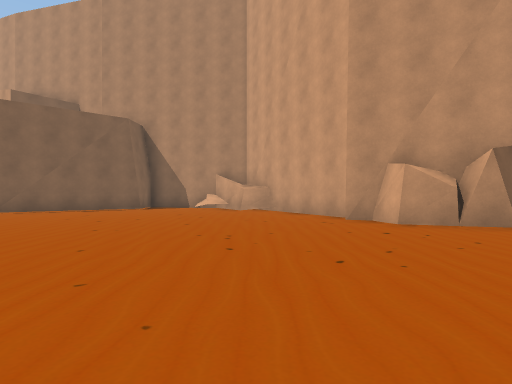
view 1 (above)

24 first-person views from a walk through a Unity game level. The camera is 1.2 m above the floor, looks level and sees 75° across. The floor is counted in squares, 2 m on a side. Each view is taken from the middle of a square. On the plan, view 1 faces up. The plan holds only what a view shows up to about 10 squares ahead; the rest is blank. The place goes on beyond the plan. The player character is not drawn.

view 2
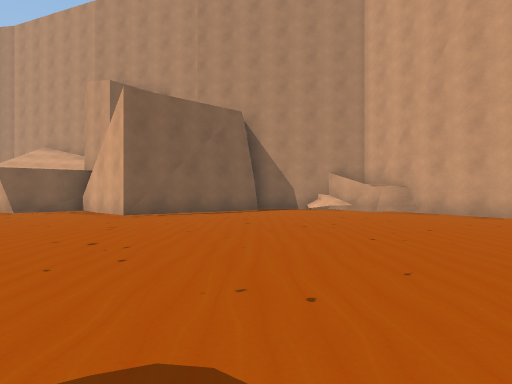

view 3
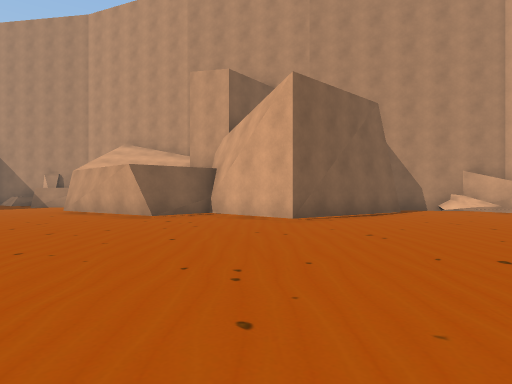

view 4
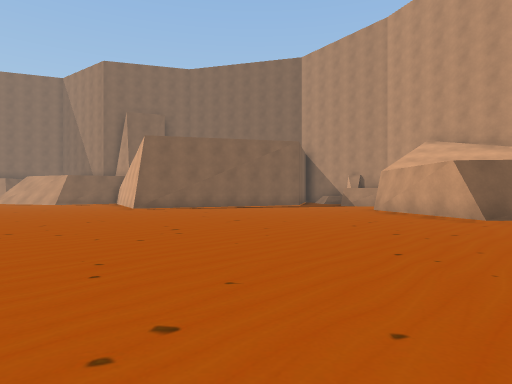

view 5
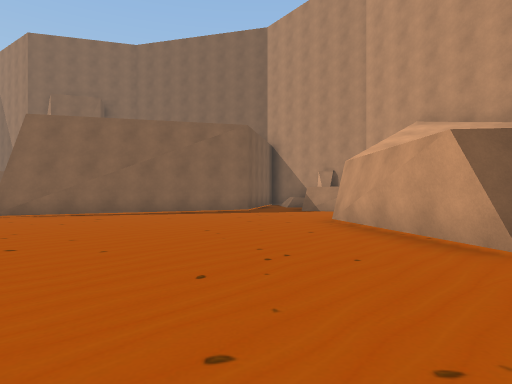

view 6
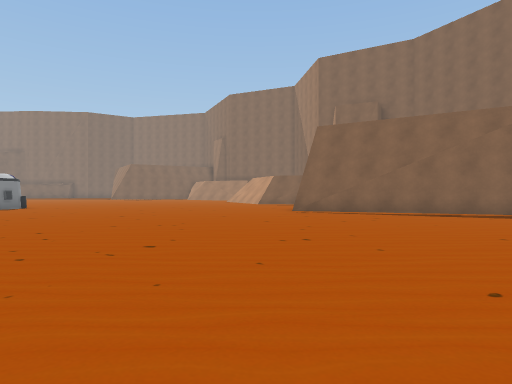

view 7
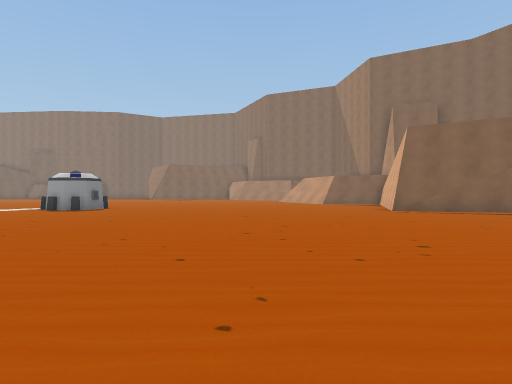

view 8
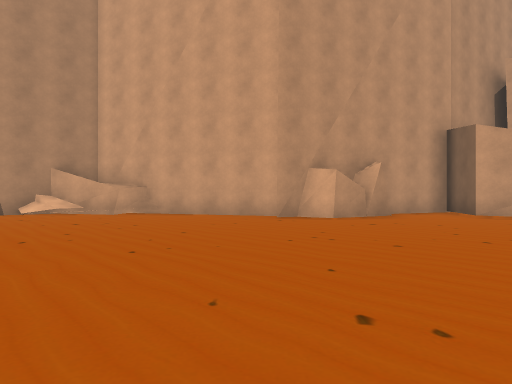

view 9
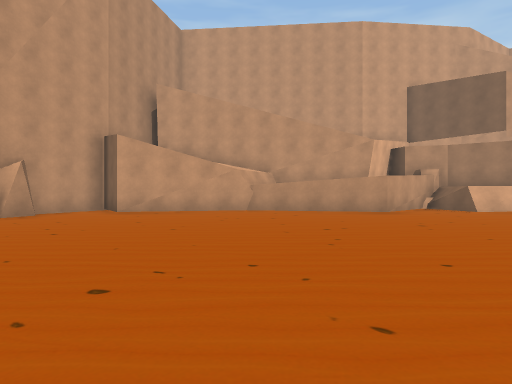

view 10
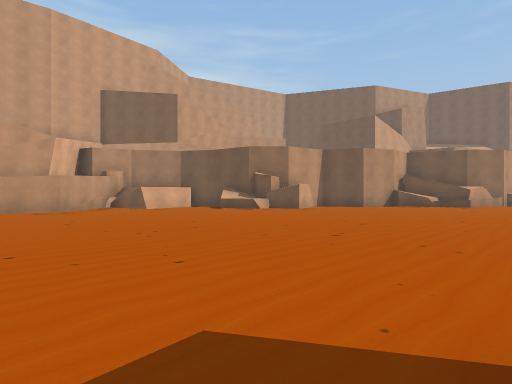

view 11
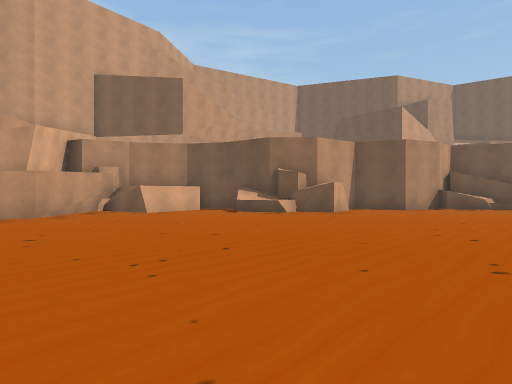

view 12
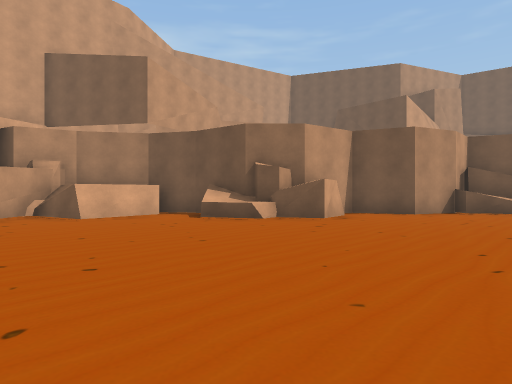

view 13
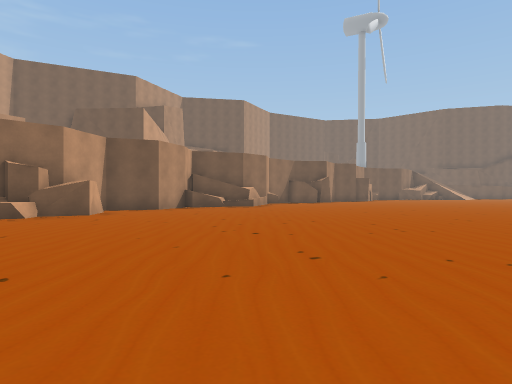

view 14
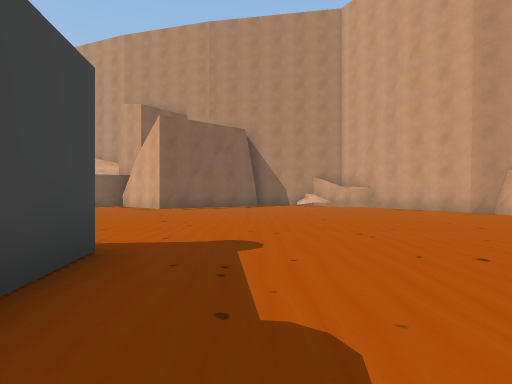

view 15
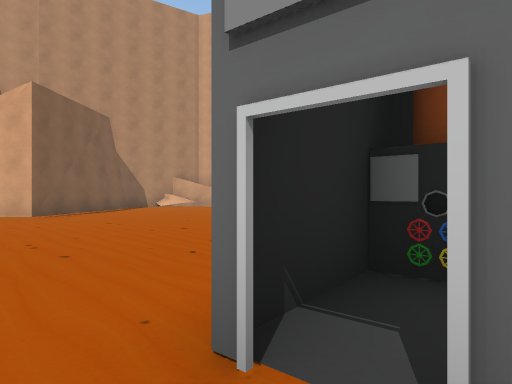

view 16
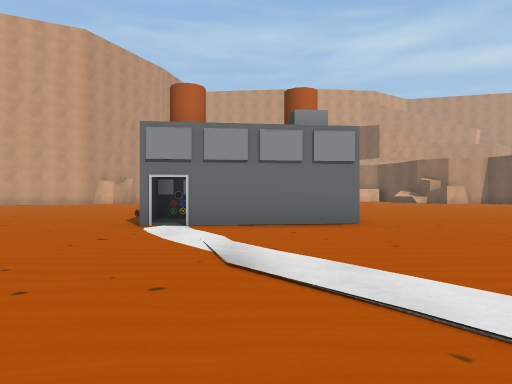

view 17
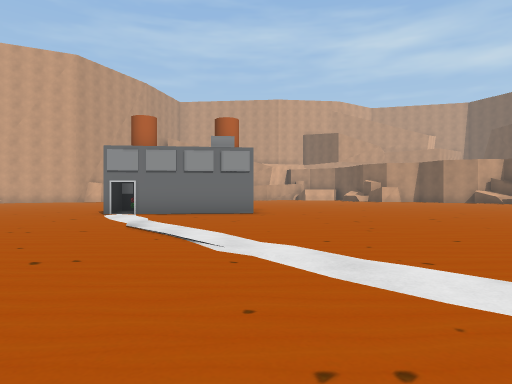

view 18
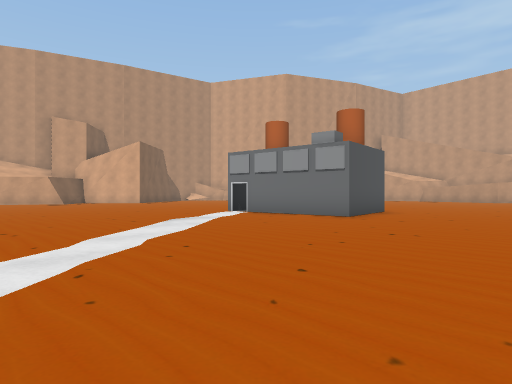

view 19
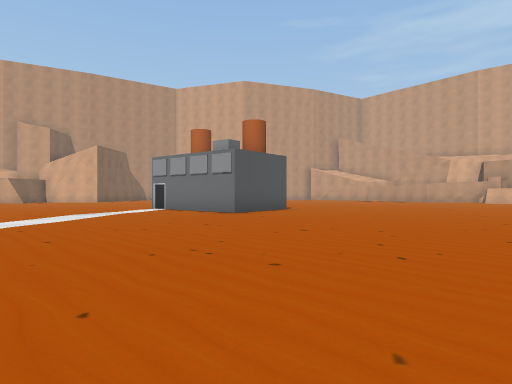

view 20
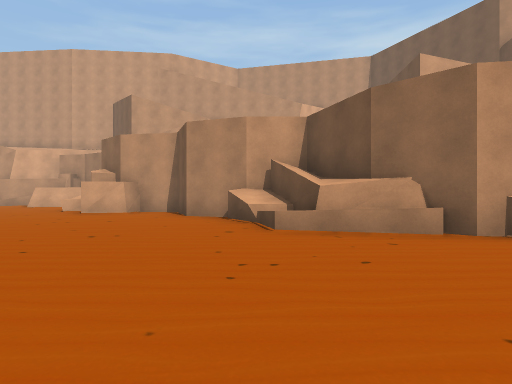

view 21
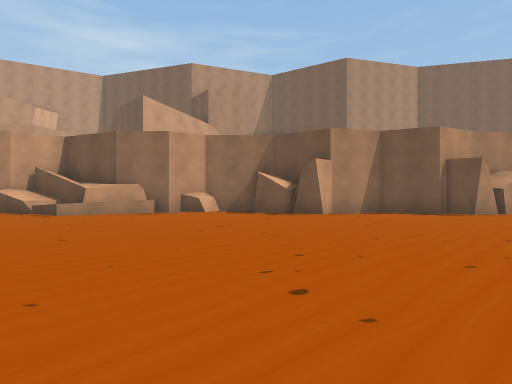

view 22
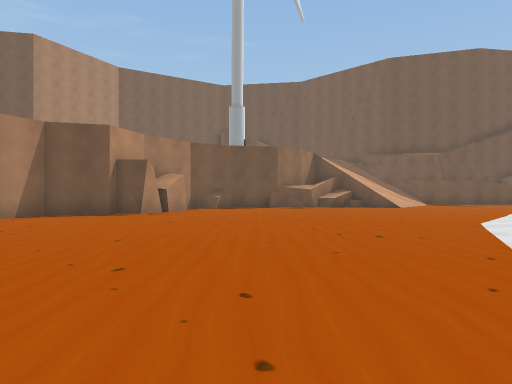

view 23
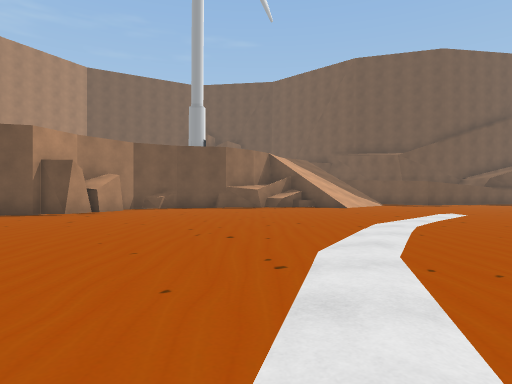

view 24
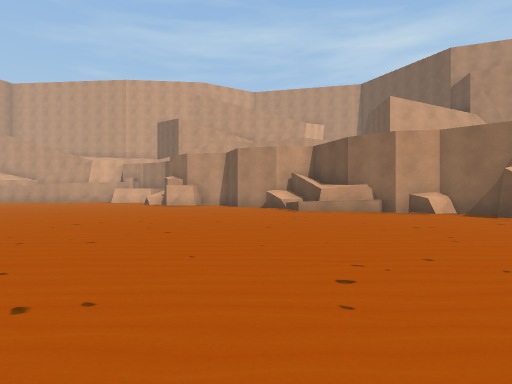

### Floor plan
Points are (right, up) in squares from view 1. A wall is a line through its corners. A room is listed if a view was taken in it or the views show most of it. See-through windows are left out.
Room 1 (views 1, 2, 3, 4, 5, 6, 7, 8, 9, 10, 11, 12, 13, 14, 15, 16, 17, 18, 19, 20, 21, 22, 23, 24)
walls: (-5.1, -2.6) (-7.8, -2.9) (-8.2, 1); (-6.5, 0.5) (-6.6, 1.2) (-8.1, 1); (-5.6, 1.3) (-5.4, -0.1); (2.1, -10.2) (3.2, -9.7); (2.3, -11) (2.1, -10.1) (3.2, -9.9); (-1.7, -16) (-1.2, -15.8); (3.3, -9.9) (3.7, -9.7); (1.8, -13.1) (2.7, -12.7); (0.8, -14.6) (1.1, -13.8); (-0.1, -15.5) (0.6, -15.3); (2.9, -12.4) (3, -11.5) (2.5, -11.3); (5.7, -6.4) (7.5, -5.9); (-6.4, 9.8) (-7.2, 9.1) (-9.2, 11.1); (5.8, -8.3) (5.9, -6.3); (-10.4, 10.2) (-10.7, 10) (-13.5, 11.8); (5.9, -8.4) (5.6, -6.5); (6.1, -9.5) (6.8, -9); (-9, 10.8) (-9.2, 11.1); (-5.2, -20.4) (-5.3, -19.8); (-12, 10.7) (-13.6, 12.1); (6, 1.1) (5.5, 3.9) (7, 5) (4.7, 6); (2.6, 6.3) (2.6, 6.9) (1.9, 7.3); (-9.2, 11.2) (-10.1, 10.4); (-6, -21) (-6.1, -20.3); (3.7, 5.7) (3.8, 6.4); (2.2, 7.5) (-0.4, 12.3) (-2.7, 12.7); (7.9, -6.3) (5.5, -3.7) (6, -1.2); (-6.6, -21.9) (-6.1, -21) (-6.1, -20.2) (-4.5, -19.5); (-4, 11.4) (-7, 9.3); (4.5, 5.8) (4.2, 5.6) (2.7, 6) (2.5, 7); (-19.3, 9) (-20.3, 7.2); (-9, -22.8) (-8.3, -22.9); (-9.3, -23.4) (-9, -22.8) (-8.5, -22.8); (0.5, 10.8) (-0.4, 10.7) (-1.5, 12.5); (-9.7, -24.1) (-9.4, -23.6) (-9.1, -23.7); (-18.2, 12.4) (-19.9, 7.3)
low walls: (3.2, -9.1) (4.1, -8.6); (3, -9.8) (3, -9); (-0.8, -15) (-0.4, -14.7); (3.2, -9.9) (3.2, -9) (4.5, -8.6); (3, -11.5) (2.5, -11.4); (-2.5, -17.5) (-1.9, -15.5); (5.7, -7) (5.7, -6.4); (-3, -19.3) (-3.1, -18.6); (-9.2, 11.1) (-9.9, 10.4); (-19.7, 7.8) (-20.1, 7.2); (0.7, 10.6) (-0.1, 10.8)
ways out: opening at (-7.5, -22.5); opening at (-2.5, -17.5); opening at (5, -10); gap at (-8, 0)

Where each view was taken, in squares from view 1:
view 1: 0 up, 0 right, facing up
view 2: 1 up, 4 left, facing up
view 3: 2 up, 8 left, facing up
view 4: 2 up, 9 left, facing up-left
view 5: 6 up, 10 left, facing up-left
view 6: 6 up, 10 left, facing left
view 7: 3 up, 10 left, facing left
view 8: 2 up, 4 left, facing up-right
view 9: 0 up, 4 left, facing right
view 10: 1 down, 5 left, facing down-right
view 11: 2 down, 3 left, facing down-right
view 12: 4 down, 2 left, facing down-right
view 13: 2 down, 2 left, facing down
view 14: 2 down, 4 left, facing up
view 15: 0 up, 9 left, facing up-right
view 16: 1 down, 14 left, facing right
view 17: 3 down, 17 left, facing right
view 18: 7 down, 15 left, facing up-right
view 19: 10 down, 14 left, facing up-right
view 20: 15 down, 7 left, facing right
view 21: 13 down, 11 left, facing down-right
view 22: 14 down, 12 left, facing down
view 23: 14 down, 14 left, facing down
view 24: 14 down, 12 left, facing right
